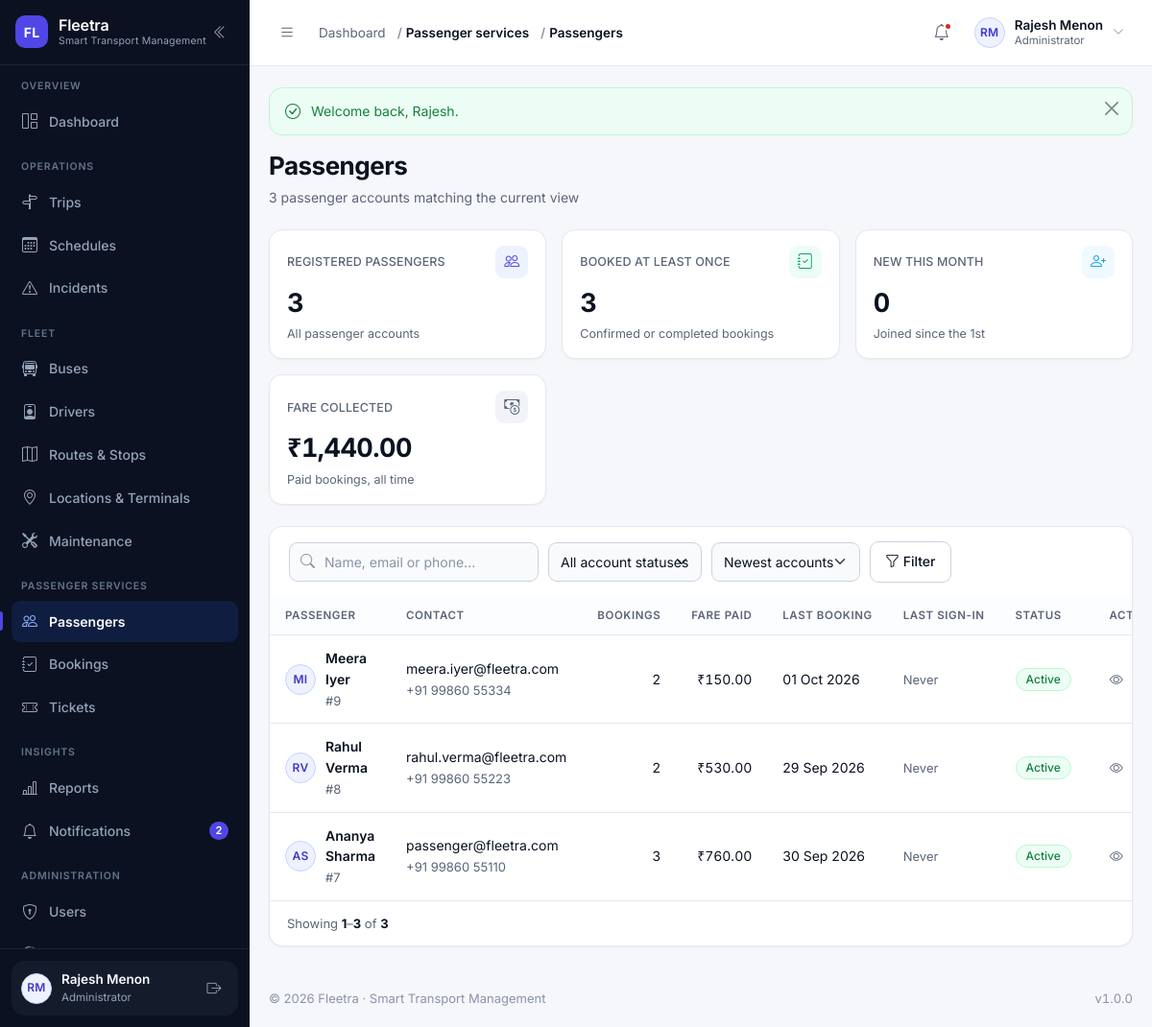
The page /modules/passengers/index.php (signed in) on the database its author committed.
### tables this page shows
CREATE TABLE users (
    id            INT UNSIGNED NOT NULL AUTO_INCREMENT,
    name          VARCHAR(120)  NOT NULL,
    email         VARCHAR(160)  NOT NULL,
    phone         VARCHAR(20)   DEFAULT NULL,
    password      VARCHAR(255)  NOT NULL COMMENT 'password_hash() output — never plain text',
    role          VARCHAR(30)   NOT NULL DEFAULT 'passenger'
                  COMMENT 'admin | manager | dispatcher | driver | passenger (VARCHAR so new roles need no migration)',
    profile_image VARCHAR(255)  DEFAULT NULL,
    status        ENUM('active','inactive','suspended','deleted') NOT NULL DEFAULT 'active',
    last_login    DATETIME      DEFAULT NULL,
    created_at    DATETIME      NOT NULL DEFAULT CURRENT_TIMESTAMP,
    updated_at    DATETIME      NOT NULL DEFAULT CURRENT_TIMESTAMP ON UPDATE CURRENT_TIMESTAMP,
    PRIMARY KEY (id),
    UNIQUE KEY uq_users_email (email),
    KEY idx_users_role (role),
    KEY idx_users_status (status)
);

### modules/passengers/index.php (the view, shortened to what the rows shown need)
<?php
require_once __DIR__ . '/../../includes/permissions.php';
require_permission('passengers.view');
$search       = get('q');
$statusFilter = get('status');
$sort         = get('sort');
$where  = ["u.role = 'passenger'"];
$params = [];
$whereSql = 'WHERE ' . implode(' AND ', $where);
$orderBy = match ($sort) {
    'name'      => 'u.name ASC',
    'spend'     => 'total_spend DESC',
    'bookings'  => 'booking_count DESC',
    'recent'    => 'u.last_login DESC',
    default     => 'u.created_at DESC',
};
$total = (int) db_value("SELECT COUNT(*) FROM users u $whereSql", $params, 0);
$page  = paginate($total, 15);
$passengers = db_all(
    "SELECT u.id, u.name, u.email, u.phone, u.profile_image, u.status, u.last_login, u.created_at,
            COUNT(DISTINCT b.id) AS booking_count,
            COALESCE(SUM(CASE WHEN b.booking_status IN ('confirmed','completed') THEN b.fare END), 0) AS total_spend,
            MAX(b.created_at) AS last_booking_at
       FROM users u
       LEFT JOIN bookings b ON b.user_id = u.id
       $whereSql
      GROUP BY u.id, u.name, u.email, u.phone, u.profile_image, u.status, u.last_login, u.created_at
      ORDER BY $orderBy
      LIMIT {$page['per_page']} OFFSET {$page['offset']}",
    $params
);
$hasFilters = $search !== '' || $statusFilter !== '' || $sort !== '';
require __DIR__ . '/../../includes/header.php';
?>
<?= render_page_header(
    'Passengers',
    number_format($total) . ' passenger account' . ($total === 1 ? '' : 's') . ' matching the current view'
) ?>
<div class="card-fl">
    <?php if ($passengers === []): ?>
        <?= empty_state(
            $hasFilters ? 'No passengers match these filters' : 'No passenger accounts yet',
            $hasFilters
                ? 'Try a different search term, or clear the filters to list every passenger.'
                : 'Passengers appear here as soon as they register on the Fleetra website.',
            'bi-people'
        ) ?>
    <?php else: ?>
        <div class="table-wrap">
            <table class="table-fl">
                <thead>
                    <tr>
                        <th>Passenger</th>
                        <th>Contact</th>
                        <th>Bookings</th>
                        <th>Fare paid</th>
                        <th>Last booking</th>
                        <th>Last sign-in</th>
                        <th>Status</th>
                        <th class="cell-actions">Actions</th>
                    </tr>
                </thead>
                <tbody>
                    <?php foreach ($passengers as $passenger): ?>
                        <tr>
                            <td>
                                <div class="cell-person">
                                    <?= avatar_markup($passenger, 'sm') ?>
                                    <span>
                                        <span class="cell-strong"><?= e($passenger['name']) ?></span><br>
                                        <span class="cell-muted">#<?= (int) $passenger['id'] ?></span>
                                    </span>
                                </div>
                            </td>
                            <td>
                                <?= e($passenger['email']) ?><br>
                                <span class="cell-muted"><?= e($passenger['phone'] ?? '—') ?></span>
                            </td>
                            <td class="cell-num"><?= (int) $passenger['booking_count'] ?></td>
                            <td class="cell-num"><?= e(money($passenger['total_spend'])) ?></td>
                            <td>
                                <?= $passenger['last_booking_at'] !== null
                                    ? e(format_date((string) $passenger['last_booking_at'], 'd M Y'))
                                    : '<span class="cell-muted">Never</span>' ?>
                            </td>
                            <td>
                                <?= $passenger['last_login'] !== null
                                    ? e(time_ago((string) $passenger['last_login']))
                                    : '<span class="cell-muted">Never</span>' ?>
                            </td>
                            <td><?= status_badge($passenger['status']) ?></td>
                            <td class="cell-actions">
                                <a class="row-action" href="<?= e(url('modules/passengers/view.php?id=' . (int) $passenger['id'])) ?>"
                                   title="Open passenger" aria-label="Open <?= e($passenger['name']) ?>">
                                    <i class="bi bi-eye" aria-hidden="true"></i>
                                </a>
                            </td>
                        </tr>
                    <?php endforeach; ?>
                </tbody>
            </table>
        </div>
    <?php endif; ?>
</div>
<?php require __DIR__ . '/../../includes/footer.php'; ?>

### includes/sidebar.php (shortened to what the rows shown need)
<?php
$navUser        = current_user();
?>
<aside class="sidebar" id="appSidebar" aria-label="Main navigation">
    <div class="sidebar__footer">
        <div class="sidebar-user">
            <a class="sidebar-user__link" href="<?= e(url('profile.php')) ?>" title="Open my profile">
                <?= avatar_markup($navUser, 'sm') ?>
                <span class="sidebar-user__text">
                    <span class="sidebar-user__name"><?= e($navUser['name'] ?? 'Guest') ?></span>
                    <span class="sidebar-user__role"><?= e(role_label(current_role())) ?></span>
                </span>
            </a>
        </div>
    </div>
</aside>

### includes/functions.php (shortened to what the rows shown need)
<?php
require_once __DIR__ . '/../config/database.php';
function url(string $path = ''): string
{
    return BASE_URL . ltrim($path, '/');
}
function e(mixed $value): string
{
    return htmlspecialchars((string) ($value ?? ''), ENT_QUOTES | ENT_SUBSTITUTE, 'UTF-8');
}
function get(string $key, string $default = ''): string
{
    $value = $_GET[$key] ?? $default;
    return is_scalar($value) ? trim((string) $value) : $default;
}
function get_int(string $key, int $default = 0, int $min = 0): int
{
    $value = filter_var($_GET[$key] ?? null, FILTER_VALIDATE_INT);
    return $value === false ? $default : max($min, (int) $value);
}
function paginate(int $total, int $perPage = 15, ?int $currentPage = null): array
{
    $perPage     = max(1, $perPage);
    $pages       = max(1, (int) ceil($total / $perPage));
    $currentPage = $currentPage ?? get_int('page', 1, 1);
    $currentPage = min(max(1, $currentPage), $pages);
    $offset      = ($currentPage - 1) * $perPage;
    return [
        'page'     => $currentPage,
        'per_page' => $perPage,
        'total'    => $total,
        'pages'    => $pages,
        'offset'   => $offset,
        'from'     => $total === 0 ? 0 : $offset + 1,
        'to'       => min($offset + $perPage, $total),
    ];
}
function format_date(?string $date, string $format = 'd M Y'): string
{
    $timestamp = strtotime($date);
    return $timestamp ? date($format, $timestamp) : '—';
}
function money(mixed $amount, bool $withSymbol = true): string
{
    $formatted = number_format((float) $amount, 2);
    return $withSymbol ? APP_CURRENCY . $formatted : $formatted;
}
function initials(?string $name): string
{
    $name  = trim((string) $name);
    $parts    = preg_split('/\s+/', $name) ?: [];
    $initials = '';
    foreach ($parts as $part) {
        $initials .= strtoupper(substr($part, 0, 1));
        if (strlen($initials) === 2) {
            break;
        }
    }
    return $initials !== '' ? $initials : 'FL';
}
function labelize(?string $value): string
{
    return ucwords(str_replace(['_', '-'], ' ', (string) $value));
}
function status_variant(?string $status): string
{
    $key = strtolower(str_replace([' ', '-'], '_', (string) $status));
    $map = [
        'active'        => 'success',
        'available'     => 'success',
        'enabled'       => 'success',
        'inactive'      => 'muted',
        'disabled'      => 'muted',
        'retired'       => 'muted',
        'maintenance'   => 'warning',
        'in_service'    => 'warning',
        'scheduled'     => 'info',
        'upcoming'      => 'info',
        'due'           => 'warning',
        'overdue'       => 'danger',
        'in_progress'   => 'info',
        'routine'       => 'muted',
        'repair'        => 'warning',
        'boarding'      => 'info',
        'running'       => 'primary',
        'on_time'       => 'success',
        'delayed'       => 'warning',
        'completed'     => 'success',
        'cancelled'     => 'danger',
        'canceled'      => 'danger',
        'missed'        => 'danger',
        'diverted'      => 'warning',
        'valid'         => 'success',
        'trip'          => 'info',
        'delay'         => 'warning',
        'booking'       => 'primary',
        'emergency'     => 'danger',
        'system'        => 'muted',
        'confirmed'     => 'success',
        'pending'       => 'warning',
        'paid'          => 'success',
        'unpaid'        => 'warning',
        'partial'       => 'warning',
        'failed'        => 'danger',
        'refunded'      => 'muted',
        'expired'       => 'danger',
        'used'          => 'muted',
        'checked_in'    => 'info',
        'no_show'       => 'muted',
        'on_leave'      => 'warning',
        'suspended'     => 'danger',
        'terminated'    => 'danger',
        'resigned'      => 'muted',
        'low'           => 'info',
        'medium'        => 'warning',
        'high'          => 'danger',
        'critical'      => 'danger',
        'open'          => 'warning',
        'investigating' => 'warning',
        'resolved'      => 'success',
        'closed'        => 'muted',
    ];
    return $map[$key] ?? 'muted';
}
function status_badge(?string $status, ?string $label = null): string
{
    $status = (string) $status;
    return '<span class="badge-status badge-' . e(status_variant($status)) . '">'
        . e($label ?? labelize($status)) . '</span>';
}
function upload_url(?string $filename, string $folder): ?string
{
    if (empty($filename)) {
        return null;
    }
    return url('uploads/' . trim($folder, '/') . '/' . $filename);
}
function avatar_markup(?array $user, string $size = 'sm'): string
{
    $name = (string) ($user['name'] ?? '');
    $url  = upload_url($user['profile_image'] ?? null, 'profiles');
    return '<span class="avatar avatar--' . e($size) . '" aria-hidden="true">'
        . e(initials($name)) . '</span>';
}
function render_page_header(string $title, string $subtitle = '', string $actionsHtml = ''): string
{
    $html = '<div class="page-head"><div class="page-head__text">';
    $html .= '<h1 class="page-title">' . e($title) . '</h1>';
    if ($subtitle !== '') {
        $html .= '<p class="page-subtitle">' . e($subtitle) . '</p>';
    }
    $html .= '</div>';
    return $html . '</div>';
}

### includes/topbar.php (shortened to what the rows shown need)
<?php
$topbarUser     = current_user();
?>
<header class="topbar">
    <div class="topbar__right">
        <div class="dropdown">
            <button class="user-menu" type="button" data-bs-toggle="dropdown"
                    aria-expanded="false" aria-haspopup="true">
                <?= avatar_markup($topbarUser, 'sm') ?>
                <span class="user-menu__text">
                    <span class="user-menu__name"><?= e($topbarUser['name'] ?? 'Guest') ?></span>
                    <span class="user-menu__role"><?= e(role_label(current_role())) ?></span>
                </span>
                <i class="bi bi-chevron-down user-menu__caret" aria-hidden="true"></i>
            </button>
        </div>
    </div>
</header>

### rows shown on the page
users: name "RM RM", name "Rajesh Menon", role "Administrator"
users: name "MI", name "Meera Iyer", id "9", email "meera.iyer@fleetra.com", phone "+91 99860 55334", booking_count "2", total_spend "₹150.00", last_booking_at "01 Oct 2026", shows "Never", status "Active"
users: name "RV", name "Rahul Verma", id "8", email "rahul.verma@fleetra.com", phone "+91 99860 55223", booking_count "2", total_spend "₹530.00", last_booking_at "29 Sep 2026", shows "Never", status "Active"
users: name "AS", name "Ananya Sharma", id "7", email "passenger@fleetra.com", phone "+91 99860 55110", booking_count "3", total_spend "₹760.00", last_booking_at "30 Sep 2026", shows "Never", status "Active"

### other values the page prints
FLEETRA_NAME "Fleetra"
FLEETRA_TAGLINE "Smart Transport Management"
$group['section'] "OVERVIEW"
$label "Dashboard"
$group['section'] "OPERATIONS"
$label "Trips"
$label "Schedules"
$label "Incidents"
$group['section'] "FLEET"
$label "Buses"
$label "Drivers"
$label "Routes & Stops"
$label "Locations & Terminals"
$label "Maintenance"
$group['section'] "PASSENGER SERVICES"
